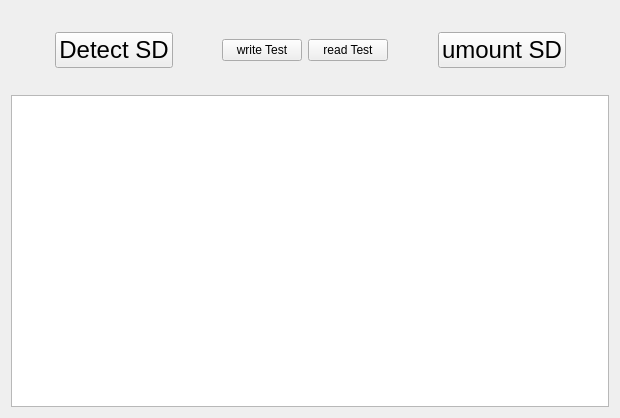
<?xml version="1.0" encoding="UTF-8"?>
<ui version="4.0">
 <class>Sd</class>
 <widget class="QWidget" name="Sd">
  <property name="geometry">
   <rect>
    <x>0</x>
    <y>0</y>
    <width>620</width>
    <height>418</height>
   </rect>
  </property>
  <property name="windowTitle">
   <string>MainWindow</string>
  </property>
  <layout class="QVBoxLayout" name="verticalLayout_2">
   <item>
    <layout class="QVBoxLayout" name="verticalLayout">
     <item>
      <layout class="QHBoxLayout" name="horizontalLayout">
       <property name="sizeConstraint">
        <enum>QLayout::SetDefaultConstraint</enum>
       </property>
       <property name="topMargin">
        <number>21</number>
       </property>
       <property name="bottomMargin">
        <number>21</number>
       </property>
       <item>
        <spacer name="horizontalSpacer_2">
         <property name="orientation">
          <enum>Qt::Horizontal</enum>
         </property>
         <property name="sizeHint" stdset="0">
          <size>
           <width>40</width>
           <height>20</height>
          </size>
         </property>
        </spacer>
       </item>
       <item>
        <widget class="QPushButton" name="detectButton">
         <property name="font">
          <font>
           <pointsize>18</pointsize>
          </font>
         </property>
         <property name="text">
          <string>Detect SD</string>
         </property>
        </widget>
       </item>
       <item>
        <spacer name="horizontalSpacer">
         <property name="orientation">
          <enum>Qt::Horizontal</enum>
         </property>
         <property name="sizeHint" stdset="0">
          <size>
           <width>28</width>
           <height>20</height>
          </size>
         </property>
        </spacer>
       </item>
       <item>
        <widget class="QPushButton" name="writeButton">
         <property name="text">
          <string>write Test</string>
         </property>
        </widget>
       </item>
       <item>
        <widget class="QPushButton" name="readButton">
         <property name="text">
          <string>read Test</string>
         </property>
        </widget>
       </item>
       <item>
        <spacer name="horizontalSpacer_4">
         <property name="orientation">
          <enum>Qt::Horizontal</enum>
         </property>
         <property name="sizeHint" stdset="0">
          <size>
           <width>40</width>
           <height>20</height>
          </size>
         </property>
        </spacer>
       </item>
       <item>
        <widget class="QPushButton" name="umountButton">
         <property name="font">
          <font>
           <pointsize>18</pointsize>
          </font>
         </property>
         <property name="text">
          <string>umount SD</string>
         </property>
        </widget>
       </item>
       <item>
        <spacer name="horizontalSpacer_3">
         <property name="orientation">
          <enum>Qt::Horizontal</enum>
         </property>
         <property name="sizeHint" stdset="0">
          <size>
           <width>40</width>
           <height>20</height>
          </size>
         </property>
        </spacer>
       </item>
      </layout>
     </item>
     <item>
      <widget class="QTreeView" name="showDir"/>
     </item>
    </layout>
   </item>
  </layout>
 </widget>
 <layoutdefault spacing="6" margin="11"/>
 <resources/>
 <connections/>
</ui>
